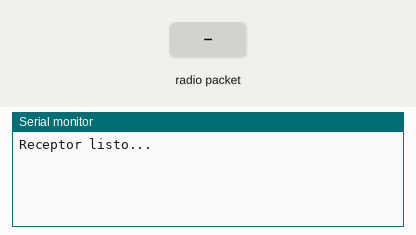
Simulated run of this sketch. Board: Arduino Uno, built for the host (arithmetic inside an expression is 32-bit, double 64-bit). Parts: the last lines printed to the serial monitor. Inputs (shaded band) come from the test bench. No radio packets arrive unless stated.

Above: at 1.2 s.
1.3 s: radio packet "1" arrives
At 2.5 s:
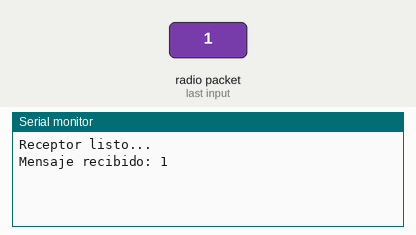
2.8 s: radio packet "0" arrives
At 3.7 s:
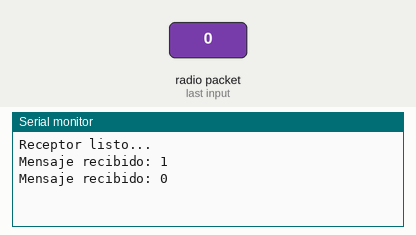
4.3 s: radio packet "2" arrives
At 4.9 s:
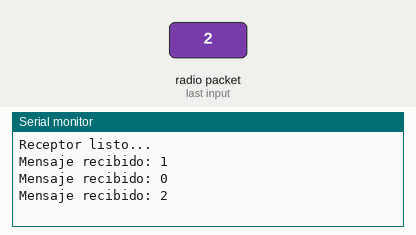

The sketch:

RECEPTOR_ESP.ino
```cpp
#include <SPI.h>
#include <nRF24L01.h>
#include <RF24.h>

RF24 radio(4,5); // CE, CSN

const byte direccion[6] = "00001";

void setup() {

  Serial.begin(115200);

  SPI.begin(18,19,23); // SCK, MISO, MOSI

  if (!radio.begin()) {
    Serial.println("NRF24L01 no detectado");
    while(1);
  }

  radio.setChannel(108);
  radio.setDataRate(RF24_250KBPS);
  radio.setPALevel(RF24_PA_LOW);

  radio.openReadingPipe(0, direccion);
  radio.startListening();

  Serial.println("Receptor listo...");
}

void loop() {

  if (radio.available()) {

    char texto[32] = "";

    radio.read(&texto, sizeof(texto));

    Serial.print("Mensaje recibido: ");
    Serial.println(texto);

  }

}
```

Measured:
- after the input at 1.3 s, the serial monitor: prints a new line at once (image 1)
- after the input at 2.8 s, the serial monitor: prints a new line at once (image 2)
- after the input at 4.3 s, the serial monitor: prints a new line at once (image 3)
